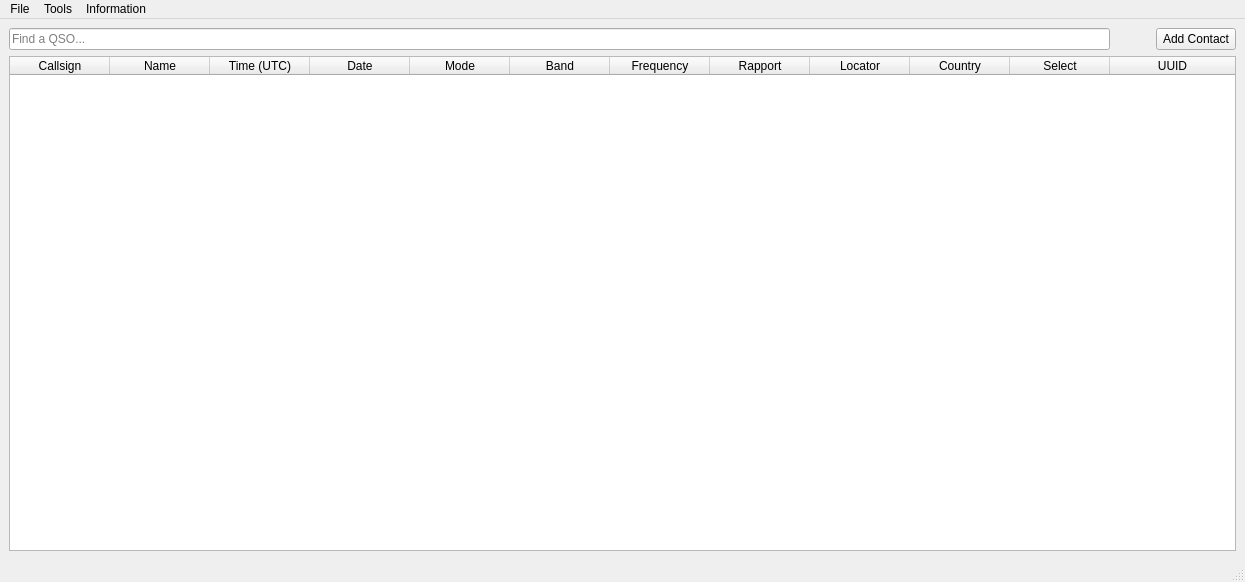
<?xml version="1.0" encoding="UTF-8"?>
<ui version="4.0">
 <class>MainUIApplication</class>
 <widget class="QMainWindow" name="MainUIApplication">
  <property name="geometry">
   <rect>
    <x>0</x>
    <y>0</y>
    <width>1245</width>
    <height>582</height>
   </rect>
  </property>
  <property name="windowTitle">
   <string>HamLog</string>
  </property>
  <widget class="QWidget" name="centralwidget">
   <layout class="QVBoxLayout" name="verticalLayout_2">
    <item>
     <layout class="QHBoxLayout" name="horizontalLayout">
      <item>
       <widget class="QLineEdit" name="findContactEdit">
        <property name="sizePolicy">
         <sizepolicy hsizetype="Expanding" vsizetype="Fixed">
          <horstretch>0</horstretch>
          <verstretch>0</verstretch>
         </sizepolicy>
        </property>
        <property name="toolTip">
         <string>Find a QSO...</string>
        </property>
        <property name="placeholderText">
         <string>Find a QSO...</string>
        </property>
       </widget>
      </item>
      <item>
       <spacer name="horizontalSpacer">
        <property name="orientation">
         <enum>Qt::Horizontal</enum>
        </property>
        <property name="sizeType">
         <enum>QSizePolicy::Minimum</enum>
        </property>
        <property name="sizeHint" stdset="0">
         <size>
          <width>40</width>
          <height>20</height>
         </size>
        </property>
       </spacer>
      </item>
      <item>
       <widget class="QPushButton" name="addContactButton">
        <property name="sizePolicy">
         <sizepolicy hsizetype="Minimum" vsizetype="Fixed">
          <horstretch>0</horstretch>
          <verstretch>0</verstretch>
         </sizepolicy>
        </property>
        <property name="focusPolicy">
         <enum>Qt::StrongFocus</enum>
        </property>
        <property name="text">
         <string>Add Contact</string>
        </property>
       </widget>
      </item>
     </layout>
    </item>
    <item>
     <widget class="QTableWidget" name="tableWidget">
      <property name="enabled">
       <bool>true</bool>
      </property>
      <property name="focusPolicy">
       <enum>Qt::NoFocus</enum>
      </property>
      <property name="editTriggers">
       <set>QAbstractItemView::NoEditTriggers</set>
      </property>
      <property name="selectionMode">
       <enum>QAbstractItemView::SingleSelection</enum>
      </property>
      <property name="selectionBehavior">
       <enum>QAbstractItemView::SelectRows</enum>
      </property>
      <property name="columnCount">
       <number>12</number>
      </property>
      <attribute name="horizontalHeaderStretchLastSection">
       <bool>true</bool>
      </attribute>
      <attribute name="verticalHeaderVisible">
       <bool>false</bool>
      </attribute>
      <attribute name="verticalHeaderStretchLastSection">
       <bool>false</bool>
      </attribute>
      <column>
       <property name="text">
        <string>Callsign</string>
       </property>
      </column>
      <column>
       <property name="text">
        <string>Name</string>
       </property>
      </column>
      <column>
       <property name="text">
        <string>Time (UTC)</string>
       </property>
      </column>
      <column>
       <property name="text">
        <string>Date</string>
       </property>
      </column>
      <column>
       <property name="text">
        <string>Mode</string>
       </property>
      </column>
      <column>
       <property name="text">
        <string>Band</string>
       </property>
      </column>
      <column>
       <property name="text">
        <string>Frequency</string>
       </property>
      </column>
      <column>
       <property name="text">
        <string>Rapport</string>
       </property>
      </column>
      <column>
       <property name="text">
        <string>Locator</string>
       </property>
      </column>
      <column>
       <property name="text">
        <string>Country</string>
       </property>
      </column>
      <column>
       <property name="text">
        <string>Select</string>
       </property>
      </column>
      <column>
       <property name="text">
        <string>UUID</string>
       </property>
       <property name="background">
        <color alpha="0">
         <red>0</red>
         <green>0</green>
         <blue>0</blue>
        </color>
       </property>
       <property name="foreground">
        <brush brushstyle="NoBrush">
         <color alpha="0">
          <red>0</red>
          <green>0</green>
          <blue>0</blue>
         </color>
        </brush>
       </property>
      </column>
     </widget>
    </item>
   </layout>
  </widget>
  <widget class="QMenuBar" name="menubar">
   <property name="geometry">
    <rect>
     <x>0</x>
     <y>0</y>
     <width>1245</width>
     <height>21</height>
    </rect>
   </property>
   <widget class="QMenu" name="menuFile">
    <property name="title">
     <string>File</string>
    </property>
    <addaction name="actionNew_Session"/>
    <addaction name="actionOpen_Session"/>
    <addaction name="separator"/>
    <addaction name="actionQuit"/>
   </widget>
   <widget class="QMenu" name="menuSettings">
    <property name="title">
     <string>Tools</string>
    </property>
    <addaction name="actionPrefix_Lookup"/>
    <addaction name="actionExport_Database"/>
   </widget>
   <widget class="QMenu" name="menuInformation">
    <property name="title">
     <string>Information</string>
    </property>
    <addaction name="actionAbout_me"/>
   </widget>
   <addaction name="menuFile"/>
   <addaction name="menuSettings"/>
   <addaction name="menuInformation"/>
  </widget>
  <widget class="QStatusBar" name="statusbar"/>
  <action name="actionQuit">
   <property name="text">
    <string>Quit</string>
   </property>
   <property name="shortcut">
    <string>Q</string>
   </property>
   <property name="shortcutContext">
    <enum>Qt::ApplicationShortcut</enum>
   </property>
  </action>
  <action name="actionPrefix_Lookup">
   <property name="text">
    <string>Prefix Lookup</string>
   </property>
  </action>
  <action name="actionExport_Database">
   <property name="text">
    <string>Export Database</string>
   </property>
  </action>
  <action name="actionNew_Session">
   <property name="text">
    <string>New Session</string>
   </property>
  </action>
  <action name="actionOpen_Session">
   <property name="text">
    <string>Open Session</string>
   </property>
  </action>
  <action name="actionAbout_me">
   <property name="text">
    <string>About me</string>
   </property>
  </action>
 </widget>
 <resources/>
 <connections/>
</ui>
